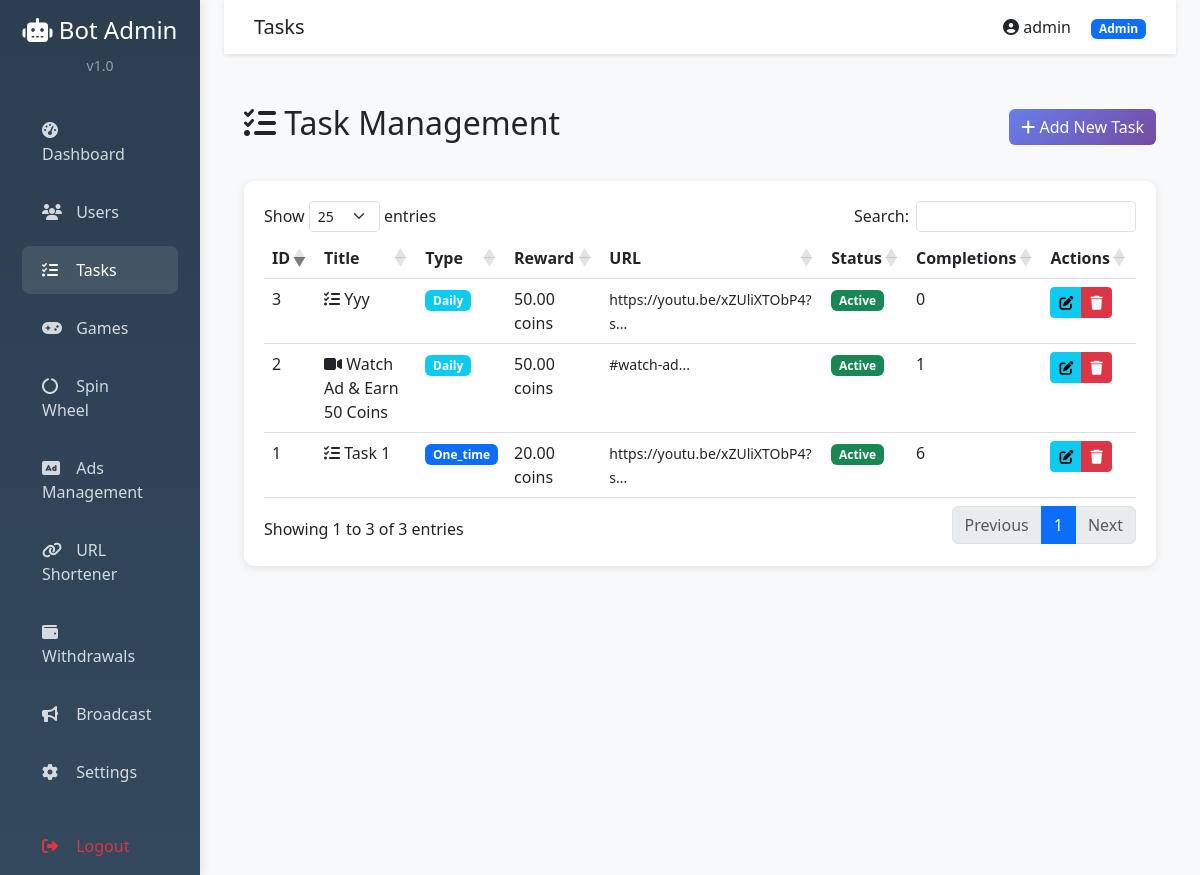
The app's page /admin/tasks.php (signed in) with its own data.
### tables this page shows
CREATE TABLE `tasks` (
  `id` int(11) NOT NULL,
  `title` varchar(255) NOT NULL,
  `description` text DEFAULT NULL,
  `url` varchar(500) DEFAULT NULL,
  `reward` decimal(20,2) NOT NULL,
  `icon` varchar(255) DEFAULT 'fa-tasks',
  `type` enum('one_time','daily') DEFAULT 'one_time',
  `is_active` tinyint(1) DEFAULT 1,
  `sort_order` int(11) DEFAULT 0,
  `ad_network` varchar(50) DEFAULT NULL,
  `created_at` timestamp NULL DEFAULT current_timestamp()
);

### admin/tasks.php (the view, shortened to what this page needs)
<?php
require_once 'header.php';
$db = Database::getInstance()->getConnection();
$stmt = $db->query("SELECT * FROM tasks ORDER BY sort_order ASC, id DESC");
$tasks = $stmt->fetchAll();
?>
<div class="page-header d-flex justify-content-between align-items-center">
    <h2><i class="fas fa-tasks"></i> Task Management</h2>
    <button class="btn btn-gradient" data-bs-toggle="modal" data-bs-target="#createTaskModal">
        <i class="fas fa-plus"></i> Add New Task
    </button>
</div>
<div class="stat-card">
    <div class="table-responsive">
        <table class="table table-hover data-table">
            <thead>
                <tr>
                    <th>ID</th>
                    <th>Title</th>
                    <th>Type</th>
                    <th>Reward</th>
                    <th>URL</th>
                    <th>Status</th>
                    <th>Completions</th>
                    <th>Actions</th>
                </tr>
            </thead>
            <tbody>
                <?php foreach ($tasks as $task):
                    $stmt = $db->prepare("SELECT COUNT(*) FROM user_tasks WHERE task_id = ? AND status = 'completed'");
                    $stmt->execute([$task['id']]);
                    $completions = $stmt->fetchColumn();
                ?>
                <tr>
                    <td><?php echo $task['id']; ?></td>
                    <td>
                        <i class="<?php echo $task['icon']; ?>"></i>
                        <?php echo htmlspecialchars($task['title']); ?>
                    </td>
                    <td>
                        <span class="badge bg-<?php echo $task['type'] === 'daily' ? 'info' : 'primary'; ?>">
                            <?php echo ucfirst($task['type']); ?>
                        </span>
                    </td>
                    <td><?php echo number_format($task['reward'], 2); ?> coins</td>
                    <td><small><?php echo htmlspecialchars(substr($task['url'], 0, 30)); ?>...</small></td>
                    <td>
                        <?php if ($task['is_active']): ?>
                            <span class="badge bg-success">Active</span>
                        <?php else: ?>
                            <span class="badge bg-secondary">Inactive</span>
                        <?php endif; ?>
                    </td>
                    <td><?php echo number_format($completions); ?></td>
                    <td>
                        <div class="btn-group">
                            <button class="btn btn-sm btn-info" onclick='editTask(<?php echo json_encode($task); ?>)'>
                                <i class="fas fa-edit"></i>
                            </button>
                            <button class="btn btn-sm btn-danger" onclick="deleteTask(<?php echo $task['id']; ?>)">
                                <i class="fas fa-trash"></i>
                            </button>
                        </div>
                    </td>
                </tr>
                <?php endforeach; ?>
            </tbody>
        </table>
    </div>
</div>
<?php require_once 'footer.php'; ?>

### admin/header.php (style rules this page uses)
:root { --primary-gradient: linear-gradient(135deg, #667eea 0%, #764ba2 100%); }
body { background-color: #f8f9fa; }
.stat-card { background: white; border-radius: 10px; padding: 20px; box-shadow: 0 2px 8px rgba(0,0,0,0.1); margin-bottom: 20px; transition: transform 0.3s; }
.page-header { margin-bottom: 30px; }
.btn-gradient { background: var(--primary-gradient); border: none; color: white; }

### records on screen
tasks: id "3", title "Yyy", type "Daily", reward "50.00", url "https://youtu.be/xZUliXTObP4?s", is_active "Active", completions "0"
tasks: id "1", title "Task 1", type "One_time", reward "20.00", url "https://youtu.be/xZUliXTObP4?s", is_active "Active", completions "6"
tasks: id "2", title "Watch Ad & Earn 50 Coins", type "Daily", reward "50.00", url "#watch-ad", is_active "Active", completions "1"

### other values on screen
$currentPage "Tasks"
$_SESSION['admin_username'] "admin"
$_SESSION['admin_role'] "Admin"
